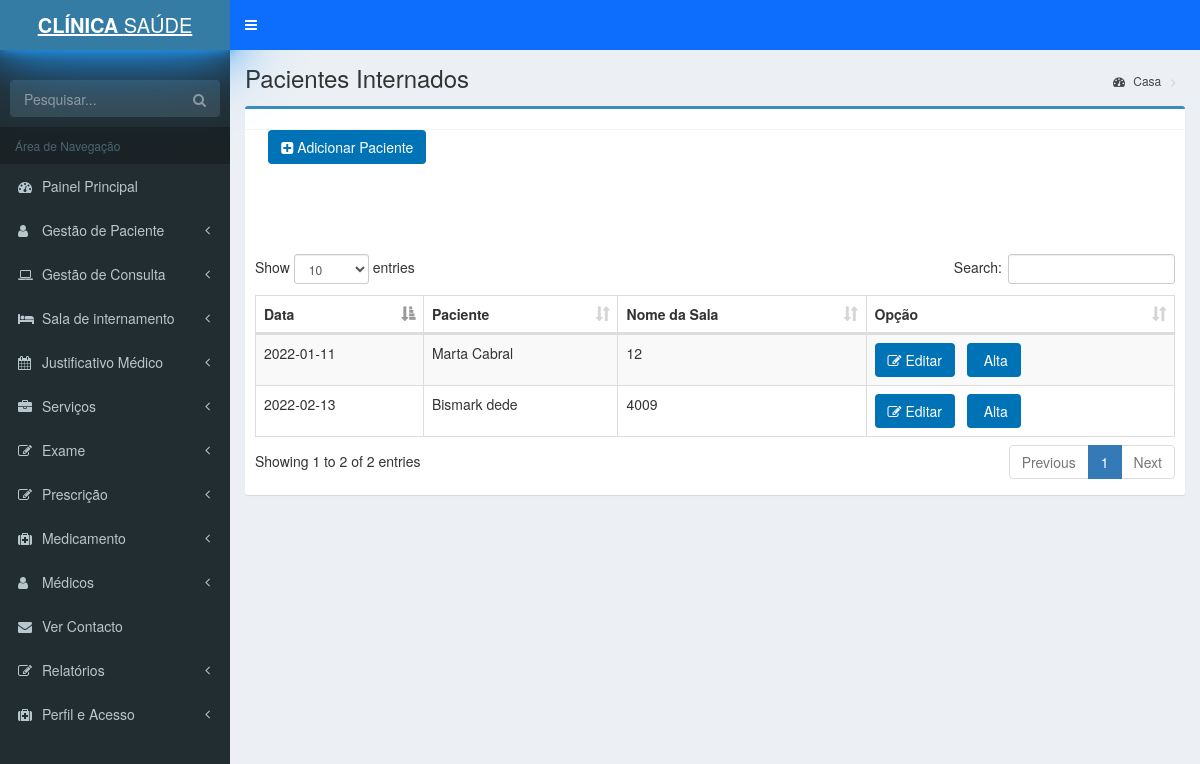
/internamento/patientIntern.php, run on the app's committed database.
### tables this page shows
CREATE TABLE `internamento` (
  `id` int(11) NOT NULL,
  `data` varchar(25) NOT NULL,
  `patient` int(11) NOT NULL,
  `descricao` text NOT NULL,
  `nome` varchar(60) NOT NULL,
  `sala` text NOT NULL
);

### internamento/patientIntern.php (the view, shortened to what this page needs)
<?php include"../Include/header.php";?>
<?php include"../Include/sidebar.php";?>
<!doctype html>
        <html lang="en">
        <head>
        </head>
<?php
include("../inc/connect.php") ;
$query=mysqli_query($connection,"SELECT * FROM internamento")or die (mysqli_error($connection));
$row1=mysql_fetch_all($query);
function mysql_fetch_all($query) {
$all = array();
while ($all[] = mysqli_fetch_assoc($query)) {$temp=$all;}
return $temp;
}
?>
 <link rel="stylesheet" href="../bootstrap/css/bootstrap.min.css" type="text/css">
<body>
<div class="content-wrapper">
<section class="content-header">
<h1>
Pacientes Internados
</h1>
<ol class="breadcrumb">
<li><a href="../Index"><i class="fa fa-dashboard"></i> Casa</a></li>
<li class="active"></li>
</ol>
</section>
<section class="content">
<div class="row">
<div class="col-xs-12">
<div class="box box-primary">
<div class="box-header with-border">
</div>&nbsp;&nbsp;&nbsp;&nbsp;&nbsp;
<a href="./addpatInter.php"><button type="submit" name="submit" class="btn bg-blue "><i class="fa fa-plus-square"></i> Adicionar Paciente</button></a><br>
<br><br><br><br>
<div class="box-body">
<table id="example1" class="table table-bordered table-striped table-hover">
<thead>
<tr>
<th>Data</th>
<th>Paciente</th>
<th>Nome da Sala</th>
<th>Opção</th>
</tr>
</thead>
<tbody>
<?php
foreach ($row1 as $row)
{
?> <tr>
<td><?php echo $row['data'];?></td>
<td><?php echo $row['nome'];?></td>
<td><?php echo $row['sala'];?></td>
  <td>
  <a href="editar.php?id=<?php echo $row['id'];?>"><span class="btn bg-blue"><i class="fa fa-edit"></i> Editar</span></a>&nbsp;&nbsp;
  <a href="alta.php?id=<?php echo $row['id'];?>"><span class="btn bg-blue"><i class="fa fa-chack-list"></i> Alta</span></a></td>
</tr>
<?php } ?>
</tbody>
</table>
</div>
</div>
</div>
</div>
</section>
</div>
</body>
<?php include('../Include/footer.php');?>
</html>

### data on the page
internamento: data "2022-01-11", nome "Marta Cabral", sala "12"
internamento: data "2022-02-13", nome "Bismark dede", sala "4009"
